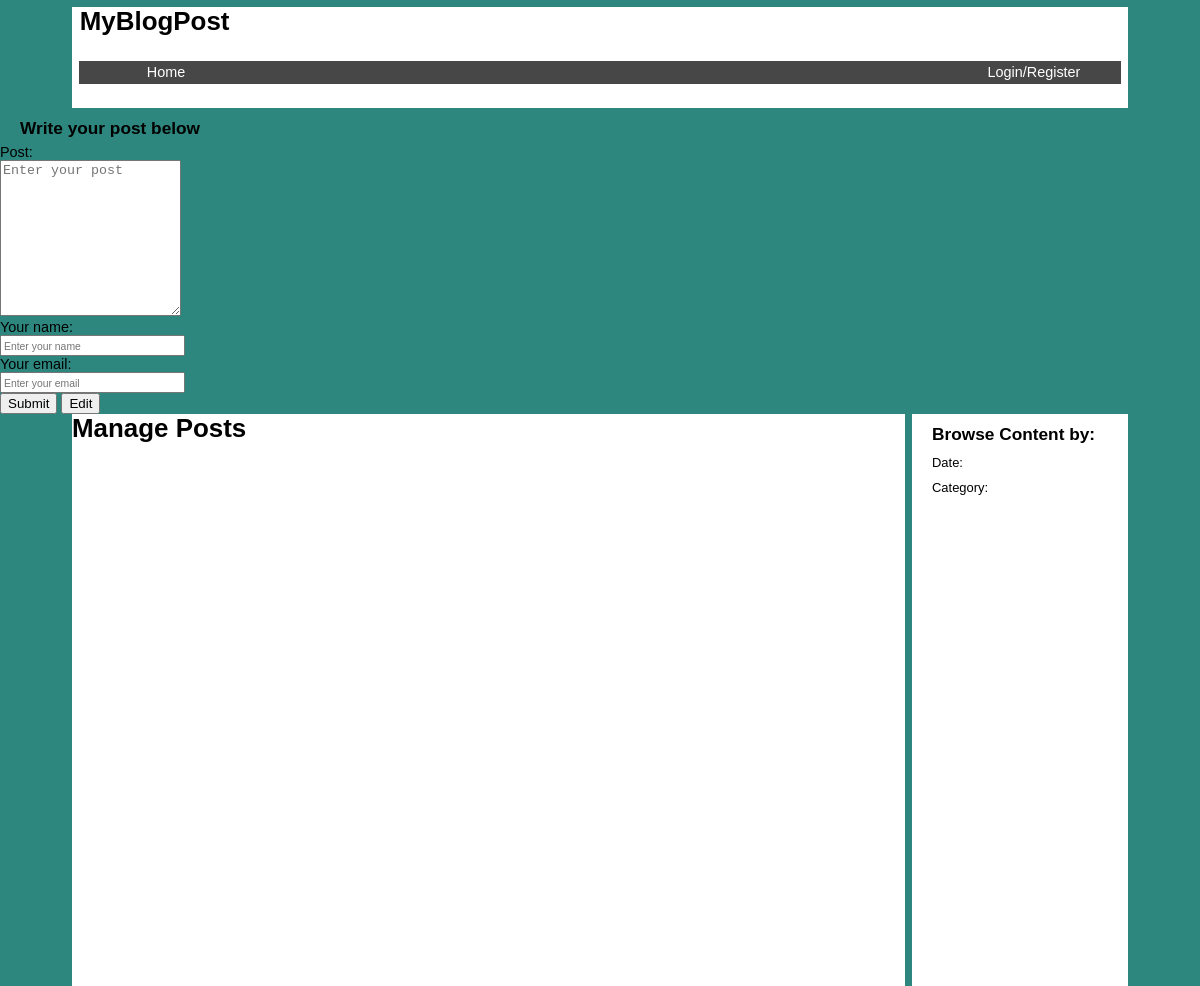
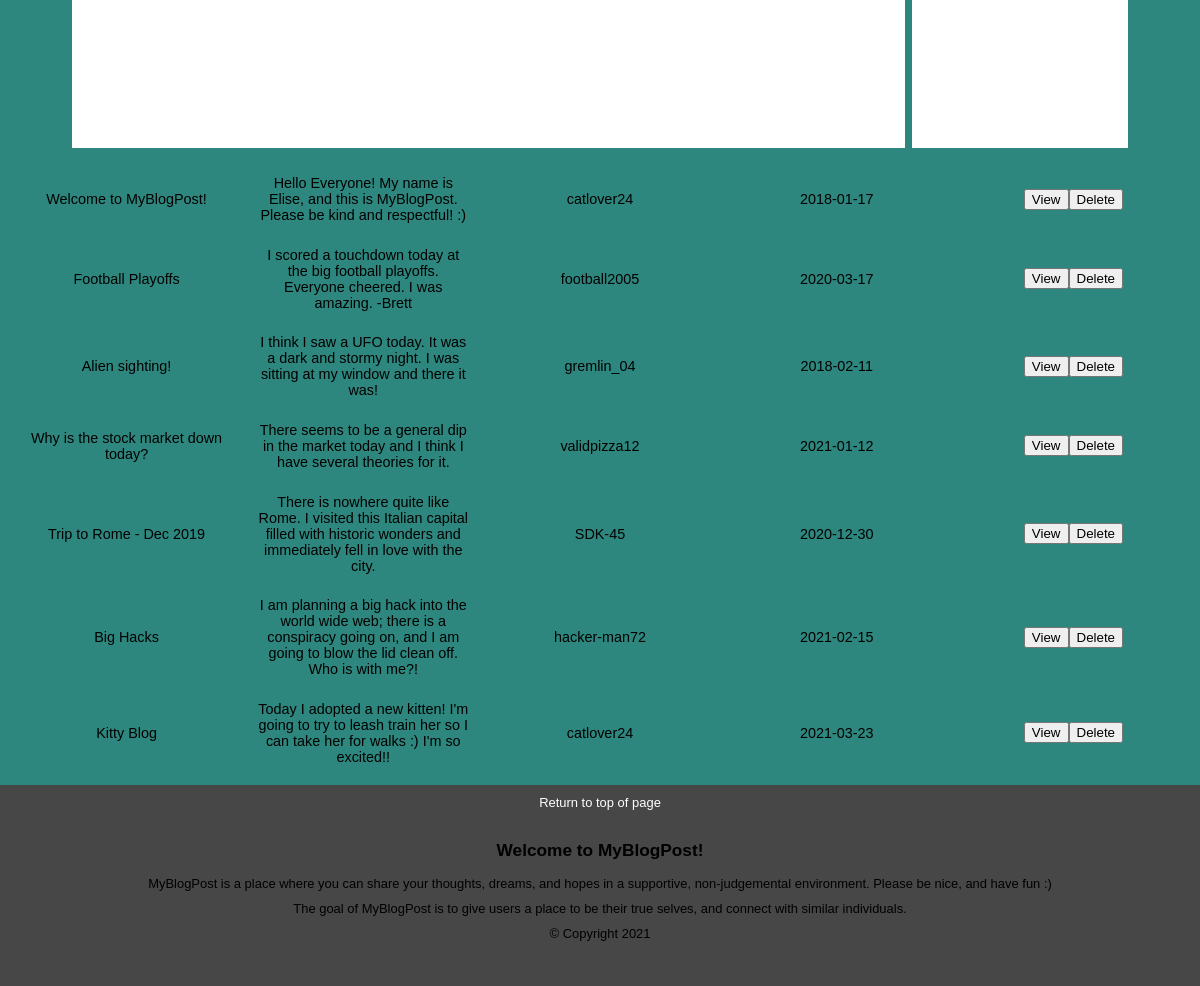
Page /createpostpage.php on the committed database (2 pictures, top to bottom).
### tables this page shows
CREATE TABLE `Blogpost` (
	`postid` INT AUTO_INCREMENT PRIMARY KEY NOT NULL,
	`authorid` INT NOT NULL,
	`title` VARCHAR(200),
	`content` TEXT, 
	`date` DATE, 
	`category` VARCHAR(20) DEFAULT "Off Topic",
	FULLTEXT(title)
);

CREATE TABLE `Userinfo` (
	`authorid` INT AUTO_INCREMENT PRIMARY KEY NOT NULL,
	`username` VARCHAR(255) NOT NULL,
	`password` VARCHAR(255) NOT NULL, 
	`firstname` VARCHAR(255) NOT NULL,
	`lastname` VARCHAR(255) NOT NULL,
	`email` VARCHAR(255) NOT NULL,
	`country` VARCHAR(255),
	`imageURL` VARCHAR(255) DEFAULT "images/default-avatar-icon.png",
	`status` INTEGER DEFAULT 0,
	`joindate` DATE NOT NULL,
	FULLTEXT(username,firstname,lastname,email)
);

### createpostpage.php (the view, shortened to what this page needs)
<!DOCTYPE html>
<html>
<head lang = "en">
    <link rel="stylesheet" href="css/style.css">
</head>
<body>
    <header id="masthead">
        <?php include "header.php";?>
    </header>
    <div id = "createpost">
        <h2> Write your post below </h2>
        <form action = "displayposts.php" method = "post">
            <label for = "comment"> Post: </label><br>
            <textarea name = "comment" id = "comment" rows = "10" placeholder = "Enter your post"></textarea><br>
            <label for = "name"> Your name: </label><br>
            <input type = "text" id = "name" name = "name" placeholder = "Enter your name"><br>
            <label for ="email"> Your email: </label><br>
            <input type = "text" id = "email" name = "email" placeholder = "Enter your email"><br>
            <input type = "submit" value = "Submit">
            <input type = "submit" value = "Edit"><br>
        </form>
    </div>
<div id="main">
    <article id="left-sidebar">
        <h2>Browse Content by:</h2>
	    <p>Date:</p>
	    <p>Category:</p>
    </article>
    <article id="left-center">
    <h1>Manage Posts</h1>
    </article>
    </div>
    <?php include "db_info/db_credentials.php"; ?>
<?php
$connection = mysqli_connect($dbhost, $dbuser, $dbpass, $db);
$error = mysqli_connect_error();
if($error != null){
  $output = "<p>Unable to connect to database!</p>";
  exit($output);
}else{
	$sql = "SELECT postid, authorid, title, content, date, category FROM Blogpost";
	$result = mysqli_query($connection, $sql);
	if ($result) {
		echo "<table><tbody>";
		while($row = mysqli_fetch_assoc($result)){
			echo "<tr>";
			echo "<td>";
			$postid = $row["postid"];
			$postsql = "SELECT title FROM blogpost WHERE postid = ".$postid;
			$postresult = mysqli_query($connection, $postsql);
				if ($postresult) {
					$postrow = mysqli_fetch_assoc($postresult);
					echo $postrow["title"];
				}
			echo "</td>";
			echo "<td>".$row["content"]."</td>";
			echo "<td>";
			$authorid = $row["authorid"];
			$authorsql = "SELECT username FROM userinfo WHERE authorid = ".$authorid;
			$authorresult = mysqli_query($connection, $authorsql);
				if ($authorresult) {
					$authorrow = mysqli_fetch_assoc($authorresult);
					echo $authorrow["username"];
				}
			echo "</td>";
			echo "<td>".$row["date"]."</td>";
			echo "<td><input type=\"button\" value=\"View\"/><button class=\"deletebutton\" type=\"submit\" value=\"".$row["$commentid"]."\" name=\"username\"/>Delete</button></td>";
			echo "</tr>";
		}
		echo "</tbody></table>";
	}else{
		printf("Error: %s\n", mysqli_error($connection));
		exit();
	}
}
?>
<footer>
</footer>
</body>
</html>

### css/style.css (style rules this page uses)
html, body, header, footer, hgroup, nav, article, section, figure, figcaption, h1, h2, h3, ul, li, div, p, img { margin: 0; padding: 0; font-size: 100%; vertical-align: baseline; border: 0; }
body { background-color: #2e877e; width: 100%; }
html { font-family: Tahoma, Helvetica, sans-serif; }
h1 { font-size: 1.8em; white-space: nowrap; }
h2 { font-size: 1.2em; }
p, body { font-size: 0.9em; }
header { background-color: white; margin: 0.5em 5em 0.5em 5em; height: 7em; }
article#left-sidebar { float: right; height: 50em; width: 15em; margin: 0em 5em 0.5em 0.5em; background-color: white; }
article#left-center { height: 50em; overflow: auto; margin: 0em 5em 0.5em 5em; background-color: white; }
a:link { text-decoration: none }
table { padding: 0.5em; table-layout: fixed; width: 100%; }
td { text-align:center; }
tbody td, tfoot td { padding: 0.75em; }
article#center h1, h2, p { margin: 10px 20px 5px 20px; }
.footer-section { text-align: center; background-color: #474747; padding: 10px 0px 35px 0px; }
.footer-section p { margin: 0px 0px 10px 0px; }
.footer-section h2 { padding: 20px 0px 10px 0px; }
.footer-section a { color: white; }
#main { width: 100%; }
#createpost { width: 100%; margin: auto; }
@media screen and (min-width: 1024px) { form { max-width: 200%; } }

### rows in the picture
blogpost: title "Welcome to MyBlogPost!", content "Hello Everyone! My name is Elise, and this is MyBlogPost. Please be kind and respectful! :)", authorid.username "catlover24", date "2018-01-17"
blogpost: title "Football Playoffs", content "I scored a touchdown today at the big football playoffs. Everyone cheered. I was amazing. -Brett", authorid.username "football2005", date "2020-03-17"
blogpost: title "Alien sighting!", content "I think I saw a UFO today. It was a dark and stormy night. I was sitting at my window and there it was!", authorid.username "gremlin_04", date "2018-02-11"
blogpost: title "Why is the stock market down today?", content "There seems to be a general dip in the market today and I think I have several theories for it.", authorid.username "validpizza12", date "2021-01-12"
blogpost: title "Trip to Rome - Dec 2019", content "There is nowhere quite like Rome. I visited this Italian capital filled with historic wonders and immediately fell in love with the city.", authorid.username "SDK-45", date "2020-12-30"
blogpost: title "Big Hacks", content "I am planning a big hack into the world wide web; there is a conspiracy going on, and I am going to blow the lid clean off. Who is with me?!", authorid.username "hacker-man72", date "2021-02-15"
blogpost: title "Kitty Blog", content "Today I adopted a new kitten! I'm going to try to leash train her so I can take her for walks :) I'm so excited!!", authorid.username "catlover24", date "2021-03-23"
